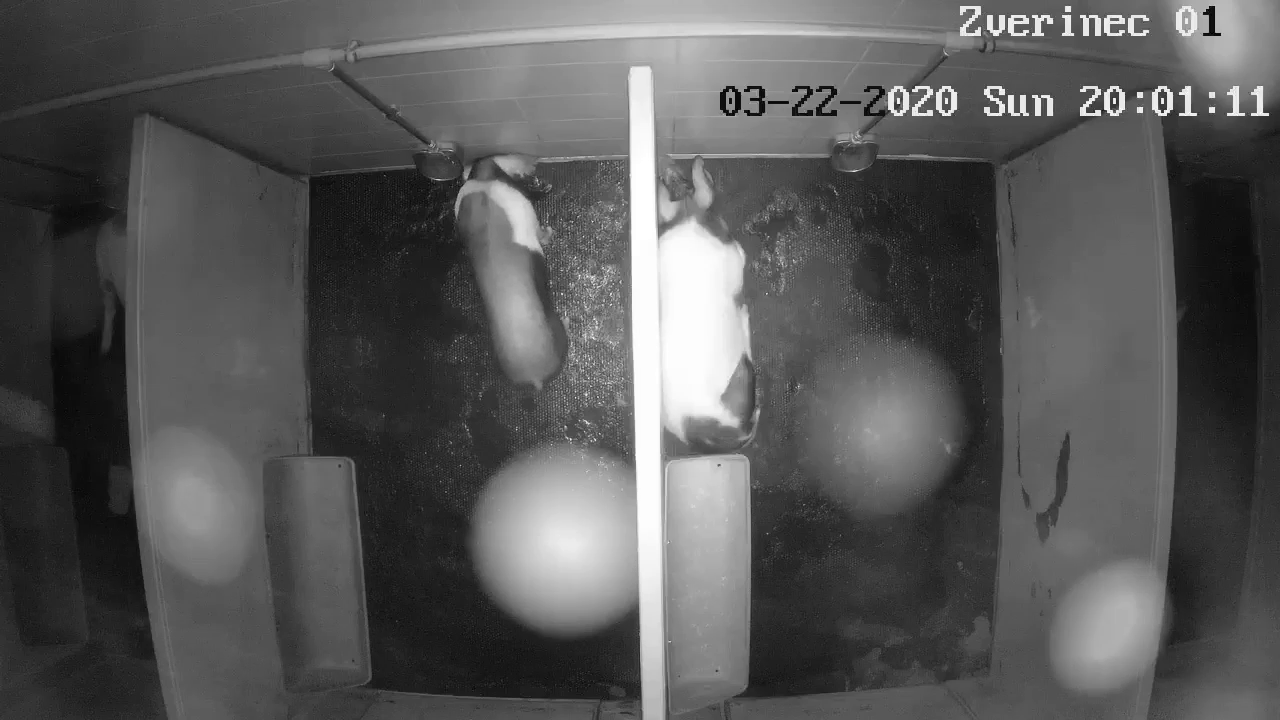
#> input picture data/input/frame_000003.PNG, 1280 x 720 px, given in place of TLDTracking_screenshot_22.10.2023.png, which was not available
$ python main.py
#> lines starting #> are read from the running program, lines starting #| are printed output that depends on the picture; pictures that were not available may be replaced by others from this repository, and a replacement may not be noted
### methods.py
import cv2
import numpy as np
import json


# [90 lines left out: functions is_daytime, calculate_bbox_center, draw_trajectory, load_points_from_file, extract_bbox, list_to_file and 1 more, not called in this run]

def calculate_final_iou(iou_list):
    return sum(iou_list)/len(iou_list)

def load_bounding_boxes_from_file(file_path):
    bounding_boxes = []
    try:
        with open(file_path, 'r') as file:
            for line in file:
                values = line.strip('()\n').strip('[]\n').split(', ')
                bbox_tuple = tuple(map(float, values))
                bounding_boxes.append(bbox_tuple)
    except FileNotFoundError:
        print(f"File not found: {file_path}")

    return bounding_boxes

def combine_images(image1_path, image2_path, output_path):
    # Load the two images
    image1 = cv2.imread(image1_path)
    image2 = cv2.imread(image2_path)

    if image1 is None or image2 is None:
        print("Failed to load one or both images.")
        return

    # Check if the images have the same height, and resize if needed
    if image1.shape[0] != image2.shape[0]:
        new_height = max(image1.shape[0], image2.shape[0])
        image1 = cv2.resize(image1, (int(image1.shape[1] * new_height / image1.shape[0]), new_height))
        image2 = cv2.resize(image2, (int(image2.shape[1] * new_height / image2.shape[0]), new_height))
    else:
        new_height = image2.shape[0]

    # Create a new blank image with a width that can accommodate both images
    combined_width = image1.shape[1] + image2.shape[1]
    combined_image = np.zeros((new_height, combined_width, 3), dtype=np.uint8)

    # Copy the two loaded images onto the new image
    combined_image[:, :image1.shape[1]] = image1
    combined_image[:, image1.shape[1]:] = image2

    # Save the resulting image
    cv2.imwrite(output_path, combined_image)

    print(f"Combined image saved as {output_path}")

### main.py
import methods
import cv2

FRAME_PATH = 'data/input/frame_027673.PNG'
POINTS_PATH = 'data/input/trajectory.txt'
OUTPUT = 'data/output/out1.png'
JSON_PATH = 'data/input/instances_default.json'
INPUT_BBOX1 = 'data/input/bbox_ground_truth.txt'
INPUT_BBOX2 = 'data/input/bbox_siamese_rpn.txt'
INPUT_BBOX3 = 'data/input/bbox_faster_rcnn.txt'
INPUT_BBOX4 = 'data/input/bbox_deepsort.txt'
INPUT_BBOX5 = 'data/input/bbox_kcf.txt'
INPUT_BBOX6 = 'data/input/bbox_mosse.txt'
INPUT_BBOX7 = 'data/input/bbox_ada_boost.txt'
INPUT_BBOX8 = 'data/input/bbox_tld.txt'
INPUT_BBOX9 = 'data/input/bbox_mean_shift.txt'


iou_list = []
bbox_siamese_rpn = methods.load_bounding_boxes_from_file(INPUT_BBOX1)
bbox_ground_truth = methods.load_bounding_boxes_from_file(INPUT_BBOX5)

for i in range(len(bbox_ground_truth)):
    iou_list.append(methods.calculate_iou(bbox_ground_truth[i], bbox_siamese_rpn[i]))

iou_list.append(0)
iou_list.append(0)
iou_list.append(0)
iou_list.append(0)

print('Average IoU over all bboxes = ', 100 * methods.calculate_final_iou(iou_list), '%')

methods.combine_images('data/input/TLDTracking_screenshot_22.10.2023.png',
                       'data/input/TLDTracking_screenshot_22.10.2023a.png', 'data/output/combined_image.jpg')
#> in combine_images, image1 is the input picture: shape (720, 1280, 3); min 0, max 255, mean 87.4
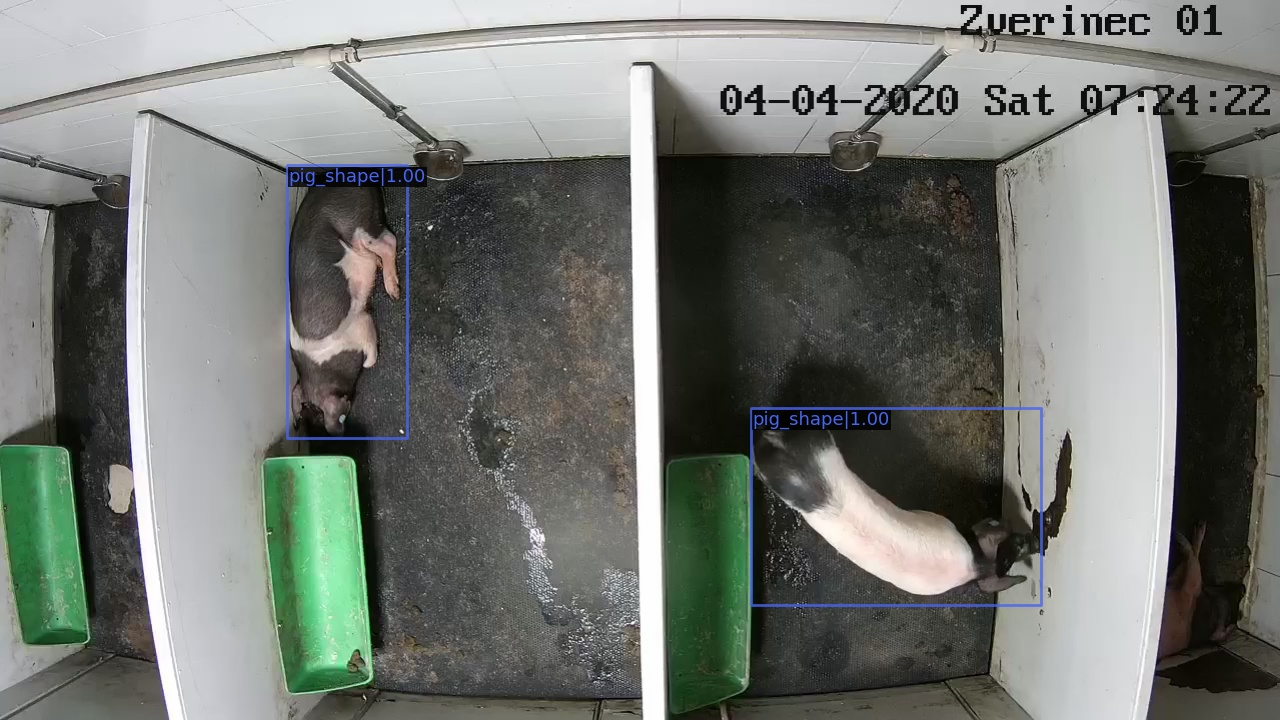
#> input picture data/input/1.jpg, 1280 x 720 px, given in place of TLDTracking_screenshot_22.10.2023a.png, which was not available
#> in combine_images, image2 is the input picture: shape (720, 1280, 3); mean B, G, R 114.7, 119.8, 116.1
#> in combine_images, `combined_image[:, :image1.shape[1]] = image1`:
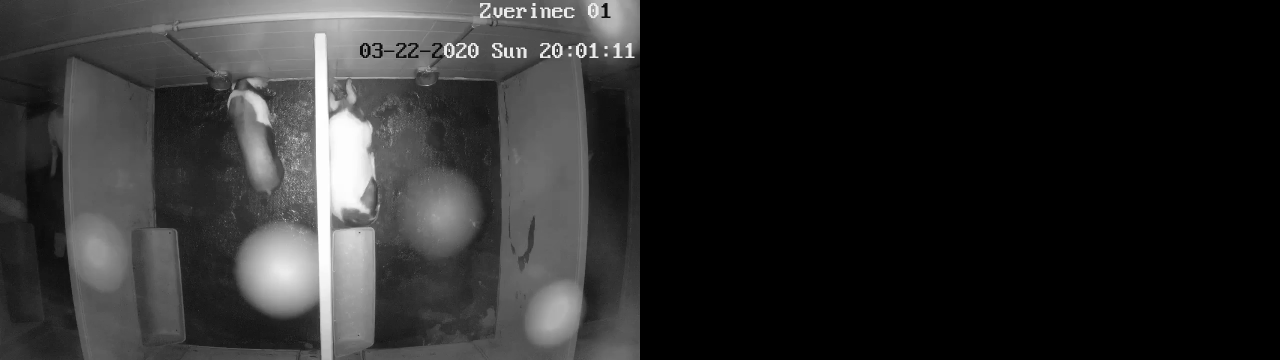
#> combined_image: shape (720, 2560, 3) (shown at 1/2 size); min 0, max 255, mean 43.7
#> in combine_images, `combined_image[:, image1.shape[1]:] = image2`:
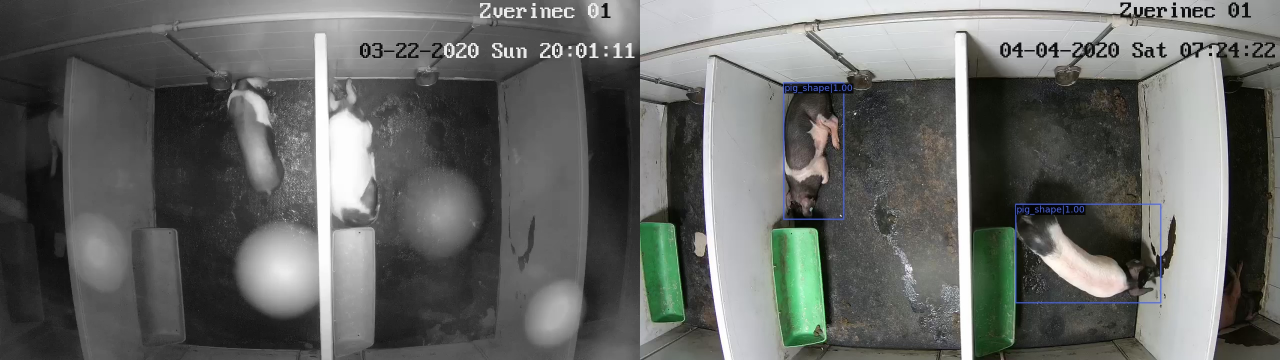
#> combined_image: shape (720, 2560, 3) (shown at 1/2 size); mean B, G, R 101.1, 103.6, 101.7
methods.combine_images('data/input/Tracking_screenshot_22.10.2023.png',
                       'data/input/Tracking_screenshot_22.10.2023a.png', 'data/output/combined_image1.jpg')
